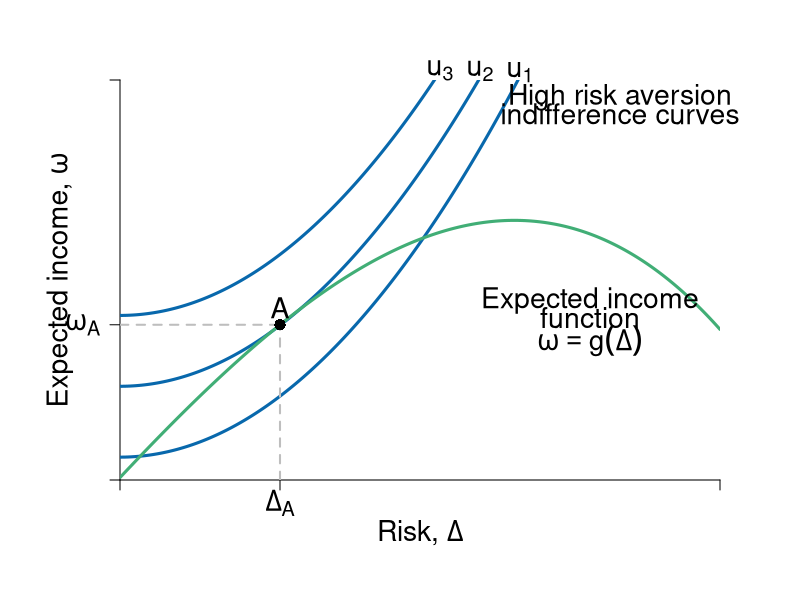

This chart was generated by the following R code:
#Graph Designer: Simon Halliday & Riley Boeth '17
#Authors: Bowles, Foley and Halliday
#Title: Coordination, Conflict and Competition: A Text in Microeconomics

library(shape)
pdf(file = "capitalism/risks_feasible_very.pdf", width = 10, height = 8)


#Set parameters for graphics
axislabelsize <- 1.7
labelsize <- 1.7
graphlinewidth <- 3
segmentlinewidth <- 2

COL <- c("#7fc97f", "#beaed4", "#fdc086", "#ffff99", "#386cb0", "#f0027f", "#bf5b17", "#666666")
COLA <- c("#e0f3db", "#99d8c9","#66c2a4","#41ae76", "#238b45", "#005824")
COLB <- c("#c6dbef", "#4eb3d3", "#2b8cbe", "#0868ac","#084081")
COLC <- c("#fcfbfd", "#efedf5", "#dadaeb", "#bcbddc", "#9e9ac8", "#807dba", "#6a51a3", "#54278f", "#3f007d")

#Edited the margins to cater for the larger LHS labels
par(mar =  c(6, 6, 4, 4))

#Indifference curves of a risk-averse homo economicus (2nd graph out of the two for 4.7)

indiffA <- function(x, ua=2) {
  ua + (1/12)*(x)^2
}

#Average wealth function 

avgwealth <- function(x,y){
  (1.08)*((-1/35)*(((-((.9)*x-36))^2))+36.8+((-1/10)*(x-4)+(-1/1000)*((x-3)^3)))
}

#Add limits on axes and levels of utility for each indifference curve
ylims <- c(0, 35)
xlims <- c(0, 30)

npts <- 501 
x <- seq(xlims[1], xlims[2], length.out = npts)
y <- seq(ylims[1], ylims[2], length.out = npts) 

plot(0, 0, xlim = xlims, ylim = ylims, type = "n",
     xlab = expression(paste("")),
     ylab = expression(paste("")), 
     xaxt = "n", 
     yaxt = "n", 
     cex.lab = axislabelsize, 
     bty = "n", 
     xaxs="i", 
     yaxs="i"
)

#x and y limits with plain axes without ticks/numbers to match previous graph

#ticksx <- seq(from = 0, to = xlims[2]+1, by = 4)
#xlabels <- seq(from = 0, to = xlims[2], by = 1)
ticksx <- c(xlims[1], 8, xlims[2])
xlabels <- c(NA, expression(paste(Delta[A])), NA)
#ticksy <- seq(from = 0, to = ylims[2]+1, by = 4)
#ylabels <- seq(from = 0, to = ylims[2], by = 1)
ticksy <- c(ylims[1], avgwealth(8), ylims[2])
ylabels <- c(NA, expression(paste(omega[A])), NA)


axis(1,at = ticksx,  pos = 0, labels = xlabels, cex.axis = axislabelsize)
axis(2,at = ticksy,  pos = 0, labels = ylabels, las = 1, cex.axis = axislabelsize)

npts <- 500 
xx1 <- seq(xlims[1], xlims[2], length.out = npts)
xx2 <- seq(0, xlims[2], length.out = npts)
xx3 <- seq(xlims[1], 0, length.out = npts)
xx4 <- seq(-11, 0, length.out = npts)


lines(xx1, indiffA(xx1, ua = 2), col = COLB[4], lwd = graphlinewidth)
lines(xx1, indiffA(xx1, ua = 8.2), col = COLB[4], lwd = graphlinewidth)
lines(xx1, indiffA(xx1, ua = 14.4), col = COLB[4], lwd = graphlinewidth)
lines(xx1, avgwealth(xx1), col = COLA[4], lwd = graphlinewidth)


#Axis labels and draw linear utility function
mtext(expression(paste("Risk, ", Delta)), side = 1, line = 2.5, cex = axislabelsize)
text(-3, 0.5*ylims[2], expression(paste("Expected income, ", omega)), xpd = TRUE, cex = axislabelsize, srt = 90) 

#Label various points on line

text(8, avgwealth(8)+1.5, expression(paste(A)), cex = labelsize)
segments(8, 0, 8, avgwealth(8), lty = 2, col = "gray", lwd = segmentlinewidth)
segments(0, avgwealth(8), 8, avgwealth(8), lty = 2, col = "gray", lwd = segmentlinewidth)
points(8, avgwealth(8), pch = 16, col = "black", cex = 1.5)
# 
# segments(25, 0, 25, avgwealth(25), lty = 2, col = "gray", lwd = segmentlinewidth)
# points(25, avgwealth(25), pch = 16, col = "black", cex = 1.5)
# 
# text(20, avgwealth(20)+1, expression(paste(omega, ""[max])), cex = labelsize)
# segments(20, 0, 20, avgwealth(20), lty = 2, col = "gray", lwd = segmentlinewidth)
# points(20, avgwealth(20), pch = 16, col = "black", cex = 1.5)
# 
# text(14.7, avgwealth(15)+1, expression(paste("e")), cex = labelsize)
# segments(15, 0, 15, avgwealth(15), lty = 2, col = "gray", lwd = segmentlinewidth)
# points(15, avgwealth(15), pch = 16, col = "black", cex = 1.5)
# 
# segments(12, 0, 12, avgwealth(12), lty = 2, col = "gray", lwd = segmentlinewidth)
# points(12, avgwealth(12), pch = 16, col = "black", cex = 1.5)

#Label relevant points on axes

#label the three indifference curves

text(20, indiffA(20)+0.355, expression(paste(u[1])), xpd = TRUE, cex = labelsize)
text(18, indiffA(18)+6.8, expression(paste(u[2])),  xpd = TRUE, cex = labelsize)
text(16, indiffA(16)+12.5, expression(paste(u[3])),  xpd = TRUE, cex = labelsize)

#Label average wealth curve and indifference curves generally

text(23.5, avgwealth(30)+2.5, expression(paste("Expected income")), xpd = TRUE, cex = labelsize)
text(23.5, avgwealth(30)+1, expression(paste("function")), xpd = TRUE, cex = labelsize)
text(23.5, avgwealth(30)-1, expression(paste(omega == g(Delta))), xpd = TRUE, cex = labelsize)

#text(25, 35, expression(paste("Very")), xpd = TRUE, cex = labelsize)
text(25, 33.5, expression(paste("High risk aversion")), xpd = TRUE, cex = labelsize)
text(25, 32, expression(paste("indifference curves")), xpd = TRUE, cex = labelsize)


dev.off()
